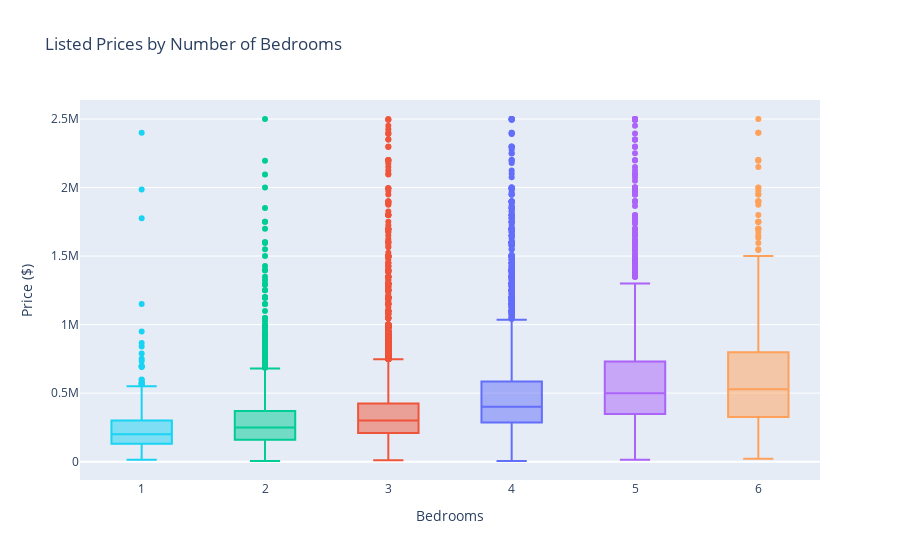

Source (notebook cell):
### Code cell
# 8. Box Plot: Price by Bedrooms
fig2 = px.box(
    df,
    x="BedroomsGroupedNum",
    y="ListedPrice",
    points="outliers",
    color="BedroomsGroupedNum",
    labels={"BedroomsGroupedNum": "Bedrooms", "ListedPrice": "Price ($)"},
    title="Listed Prices by Number of Bedrooms"
)
fig2.update_layout(showlegend=False)
fig2.show()

### Figure 1 — Plotly figure (JSON) as saved in the notebook; plotly's stock layout.template omitted (floating-point values rounded to 4 significant figures; data arrays with more than 128 entries replaced by an {"elided": "..."} marker saying what was removed)
{"data": [{"alignmentgroup": "True", "boxpoints": "outliers", "hovertemplate": "Bedrooms=%{x}<br>Price ($)=%{y}<extra></extra>", "legendgroup": "4", "marker": {"color": "#636efa"}, "name": "4", "notched": false, "offsetgroup": "4", "orientation": "v", "showlegend": true, "type": "box", "x": {"elided": "6438 int values"}, "x0": " ", "xaxis": "x", "y": {"elided": "6438 float values"}, "y0": " ", "yaxis": "y"}, {"alignmentgroup": "True", "boxpoints": "outliers", "hovertemplate": "Bedrooms=%{x}<br>Price ($)=%{y}<extra></extra>", "legendgroup": "3", "marker": {"color": "#EF553B"}, "name": "3", "notched": false, "offsetgroup": "3", "orientation": "v", "showlegend": true, "type": "box", "x": {"elided": "10644 int values"}, "x0": " ", "xaxis": "x", "y": {"elided": "10644 float values"}, "y0": " ", "yaxis": "y"}, {"alignmentgroup": "True", "boxpoints": "outliers", "hovertemplate": "Bedrooms=%{x}<br>Price ($)=%{y}<extra></extra>", "legendgroup": "2", "marker": {"color": "#00cc96"}, "name": "2", "notched": false, "offsetgroup": "2", "orientation": "v", "showlegend": true, "type": "box", "x": {"elided": "2594 int values"}, "x0": " ", "xaxis": "x", "y": {"elided": "2594 float values"}, "y0": " ", "yaxis": "y"}, {"alignmentgroup": "True", "boxpoints": "outliers", "hovertemplate": "Bedrooms=%{x}<br>Price ($)=%{y}<extra></extra>", "legendgroup": "5", "marker": {"color": "#ab63fa"}, "name": "5", "notched": false, "offsetgroup": "5", "orientation": "v", "showlegend": true, "type": "box", "x": {"elided": "1656 int values"}, "x0": " ", "xaxis": "x", "y": {"elided": "1656 float values"}, "y0": " ", "yaxis": "y"}, {"alignmentgroup": "True", "boxpoints": "outliers", "hovertemplate": "Bedrooms=%{x}<br>Price ($)=%{y}<extra></extra>", "legendgroup": "6", "marker": {"color": "#FFA15A"}, "name": "6", "notched": false, "offsetgroup": "6", "orientation": "v", "showlegend": true, "type": "box", "x": {"elided": "470 int values"}, "x0": " ", "xaxis": "x", "y": {"elided": "470 float values"}, "y0": " ", "yaxis": "y"}, {"alignmentgroup": "True", "boxpoints": "outliers", "hovertemplate": "Bedrooms=%{x}<br>Price ($)=%{y}<extra></extra>", "legendgroup": "1", "marker": {"color": "#19d3f3"}, "name": "1", "notched": false, "offsetgroup": "1", "orientation": "v", "showlegend": true, "type": "box", "x": {"elided": "408 int values"}, "x0": " ", "xaxis": "x", "y": {"elided": "408 float values"}, "y0": " ", "yaxis": "y"}], "layout": {"boxmode": "overlay", "legend": {"title": {"text": "Bedrooms"}, "tracegroupgap": 0}, "showlegend": false, "title": {"text": "Listed Prices by Number of Bedrooms"}, "xaxis": {"anchor": "y", "categoryarray": [4, 3, 2, 5, 6, 1], "categoryorder": "array", "domain": [0, 1], "title": {"text": "Bedrooms"}}, "yaxis": {"anchor": "x", "domain": [0, 1], "title": {"text": "Price ($)"}}}}
